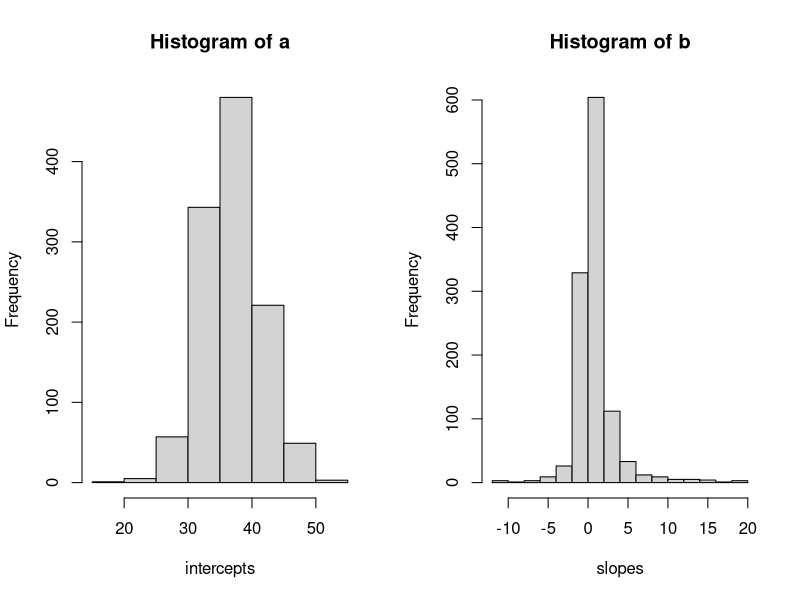
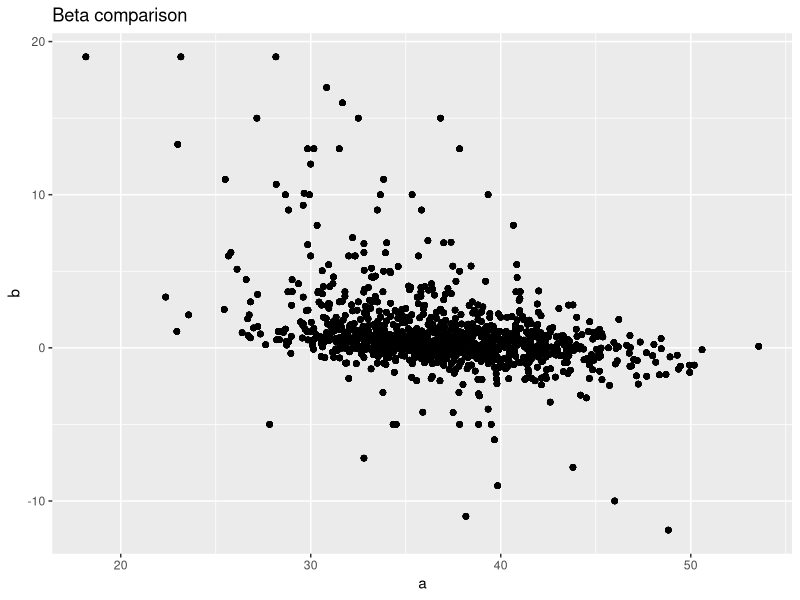
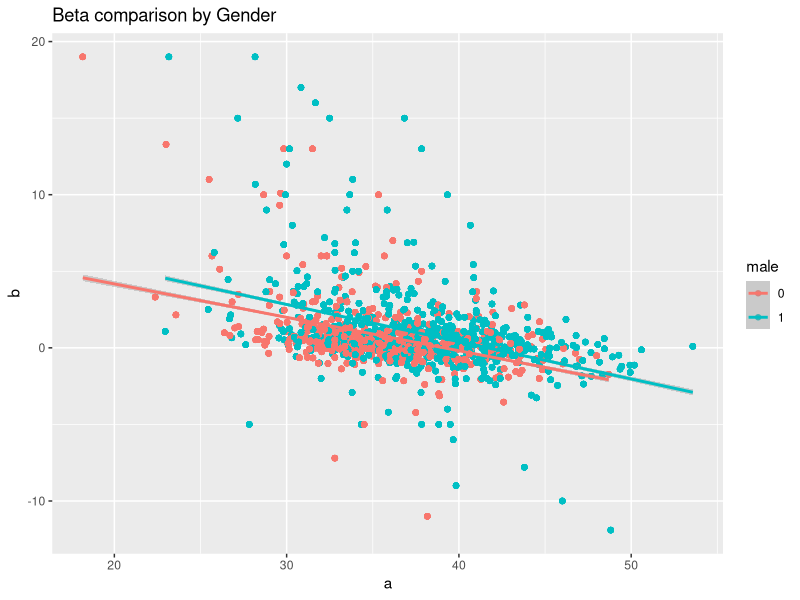
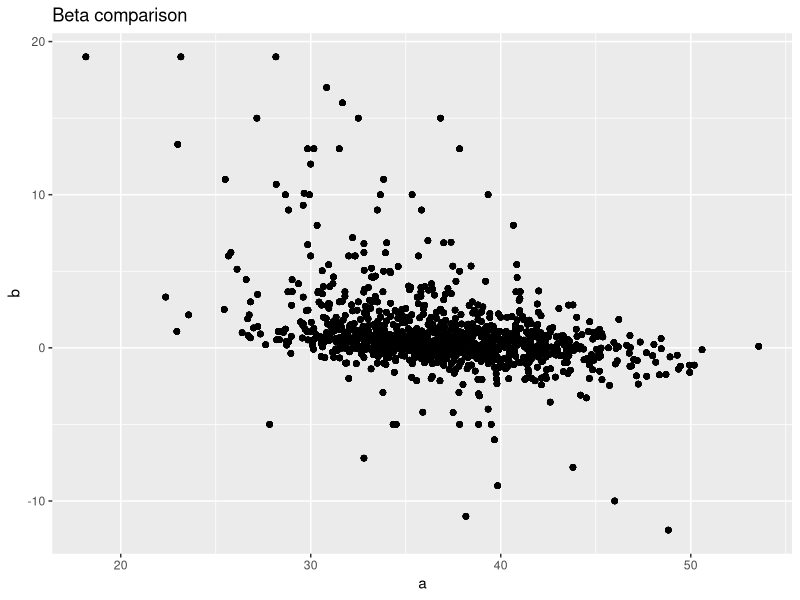
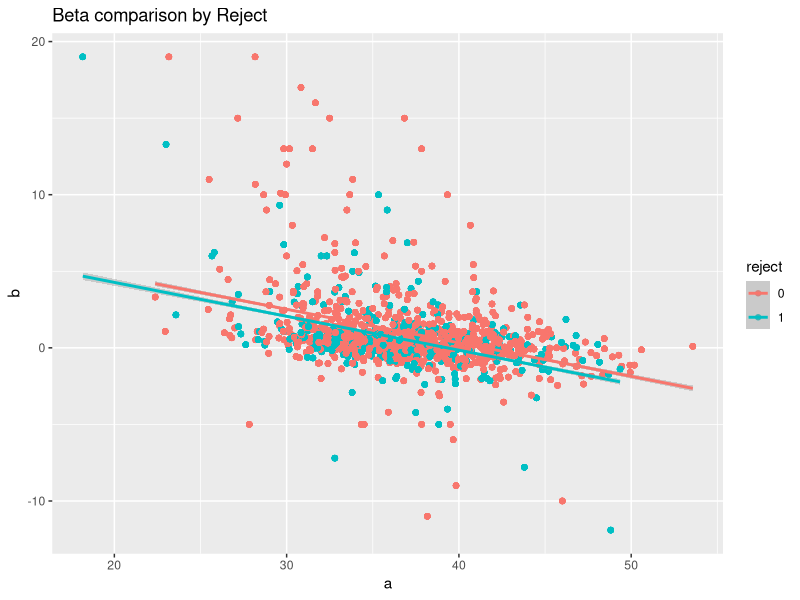
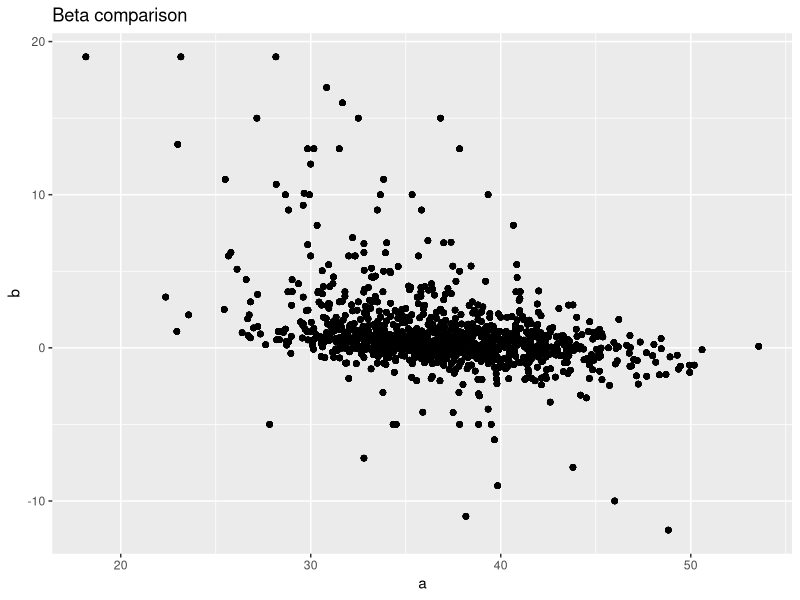
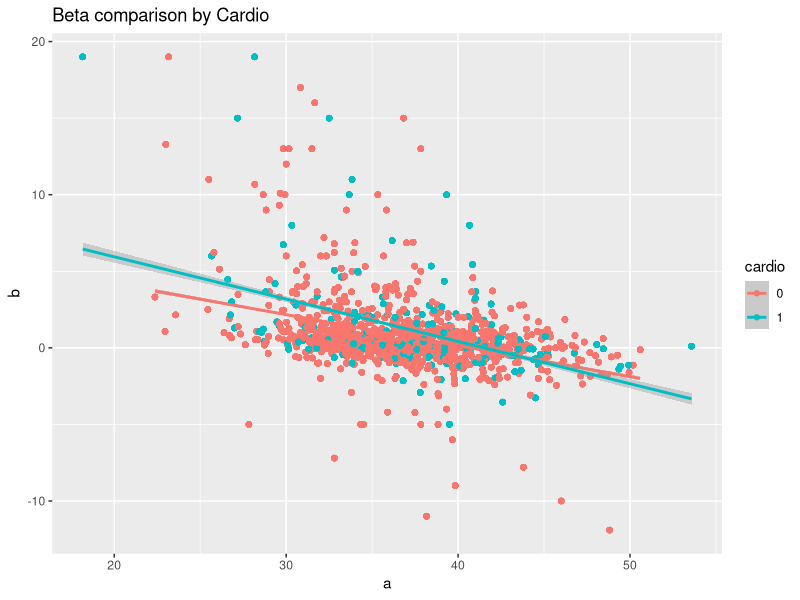

Recreate these plots in R, in order. (Note: this script raises an error after producing the figures.)
## ---- chunk 1
knitr::opts_chunk$set(echo = TRUE)
## ---- chunk 2
library(GGally)
library(data.table)
#library(Hmisc)
#library(mice)
library(lattice)
library(nlme)
library(reshape2)
library(MASS)
#library(mnormt)
library(lme4)
library(gridExtra)
library(knitr)
#library(kableExtra)
library(broom)
library(tidyverse)
## ---- chunk 3
library(readxl)
trenal <- read_excel("Trenal.XLS") # summary(trenal)
trenal= trenal[,-18] #remove a noninformative column const
# Continuous or discrete variables
trenal$id = as.factor(trenal$id)
trenal$j = as.factor(trenal$j)
#trenal$time = as.factor(trenal$time)
trenal$male = as.factor(trenal$male)
trenal$cardio = as.factor(trenal$cardio)
trenal$reject = as.factor(trenal$reject)
# Change the name of respons
colnames(trenal)[19] <- "Hc"
trenal.long = trenal[,13:20] # long table form

# Remove j
trenal.long = trenal.long[,-6]
trenal.long.unique <- trenal.long[match( unique(trenal.long$id), trenal.long$id),]
trenal.long.noNA <- na.omit(trenal.long)

# Wide table form
trenal.wide = as.data.frame(subset(trenal,trenal$j=="1"))[,1:18] # 1160 x 18
## ---- chunk 4
set.seed(1)
selected <- sample(1:length(unique(trenal.long.noNA$id)),30,replace=T) # random samples and permutations
#selected.vector = as.vector(selected)
data.selected = trenal.long.noNA[(trenal.long.noNA$id %in% c(selected)), ] 
## ---- chunk 5
trenal.grouped<-groupedData(Hc~time|id,trenal.long.noNA, inner = ~ male, labels=list(y="level of Haematocrit"),units=list(y="%"))
modlist1 <- lmList (Hc ~ time|id, trenal.grouped , na.action = na.pass)
a = coef(modlist1)[,1]
b = coef(modlist1)[,2]
plot.new()
par(mfrow=c(1,2))
hist(a,xlab="intercepts",ylab="Frequency",title="Histogram for intercepts")
hist(b,xlab="slopes",ylab="Frequency",title="Histogram for time slopes")

bbdd <- data.frame(id=as.numeric(attributes(modlist1)$names),
                 a=coef(modlist1)[,1],b=coef(modlist1)[,2])
bbdd <- merge(trenal.long, bbdd[,c("id","a", "b")], by.x = "id", all.x = T)

bbdd <- bbdd[order(bbdd[,1]),]
ggplot(bbdd, aes(x=a, y=b)) + geom_point() + ggtitle("Beta comparison")
(meanabymale<-tapply(bbdd$a,as.factor(bbdd$male),mean,na.rm=T))
(meanbbymale<-tapply(bbdd$b,as.factor(bbdd$male),mean,na.rm=T))
ggplot(bbdd, aes(x=a, y=b, color=male)) +
geom_point()+
  geom_smooth(method='lm', formula= y~x)+
ggtitle("Beta comparison by Gender")

## ---- chunk 6
### Fit a model for the intercept

fita.agemalecardio<-lm(a ~ age + male + cardio ,bbdd)
summary(fita.agemalecardio)
confint(fita.agemalecardio)

### Fit a model for the slope

fitb.agemalecardio<-lm(b~age + male + cardio ,bbdd)
summary(fitb.agemalecardio)
confint(fitb.agemalecardio)

## ---- chunk 7
trenal.grouped<-groupedData(Hc~time|id,trenal.long.noNA, inner = ~ reject, labels=list(y="level of Haematocrit"),units=list(y="%"))
modlist1 <- lmList (Hc ~ time|id, trenal.grouped , na.action = na.pass)
bbdd <- data.frame(id=as.numeric(attributes(modlist1)$names),
                 a=coef(modlist1)[,1],b=coef(modlist1)[,2])
bbdd <- merge(trenal.long, bbdd[,c("id","a", "b")], by.x = "id", all.x = T)

bbdd <- bbdd[order(bbdd[,1]),]
ggplot(bbdd, aes(x=a, y=b)) + geom_point() + ggtitle("Beta comparison")
(meanabymale<-tapply(bbdd$a,as.factor(bbdd$reject),mean,na.rm=T))
(meanbbymale<-tapply(bbdd$b,as.factor(bbdd$reject),mean,na.rm=T))
ggplot(bbdd, aes(x=a, y=b, color=reject)) +
geom_point()+
  geom_smooth(method='lm', formula= y~x)+
ggtitle("Beta comparison by Reject")

## ---- chunk 8
trenal.grouped<-groupedData(Hc~time|id,trenal.long.noNA, inner = ~ cardio, labels=list(y="level of Haematocrit"),units=list(y="%"))
modlist1 <- lmList (Hc ~ time|id, trenal.grouped , na.action = na.pass)
bbdd <- data.frame(id=as.numeric(attributes(modlist1)$names),
                 a=coef(modlist1)[,1],b=coef(modlist1)[,2])
bbdd <- merge(trenal.long, bbdd[,c("id","a", "b")], by.x = "id", all.x = T)

bbdd <- bbdd[order(bbdd[,1]),]
ggplot(bbdd, aes(x=a, y=b)) + geom_point() + ggtitle("Beta comparison")
(meanabymale<-tapply(bbdd$a,as.factor(bbdd$cardio),mean,na.rm=T))
(meanbbymale<-tapply(bbdd$b,as.factor(bbdd$cardio),mean,na.rm=T))
ggplot(bbdd, aes(x=a, y=b, color=cardio)) +
geom_point()+
  geom_smooth(method='lm', formula= y~x)+
ggtitle("Beta comparison by Cardio")

## ---- chunk 9
regressions <- data.selected %>%
  group_by(id) %>%
  do(fit = lm(Hc ~ time,data=.))#,confintval = confint(fit))
  
sd_filter <- data.selected %>%
  group_by(id) %>%
  summarise(sds = sd(Hc))

regressions <- regressions %>% 
  right_join(sd_filter,by="id")%>%
  filter(!is.na(sds))

lm_info2 <- regressions %>%
  tidy(fit) %>%
  ungroup() %>%
  dplyr::select(id,terms,std.error) %>%
  spread(key = term, value = std.error)

regressions[[2]][[1]]$coefficients

lm_info1 <- regressions %>%
  tidy(fit)%>%
  ungroup() %>%
  dplyr::select(id,terms,estimate) %>%
  spread(key = term, value = estimate) %>%
  rename(rate = time,int = `(Intercept)`)

## ---- chunk 10
trenal.grouped<-groupedData(Hc~time|id,trenal.long.noNA, inner = ~ male+cardio+reject, labels=list(y="level of Haematocrit"),units=list(y="%"))
modlist1 <- lmList (Hc ~ time|id, trenal.grouped , na.action = na.pass)
a = coef(modlist1)[,1]
b = coef(modlist1)[,2]
plot.new()
par(mfrow=c(1,2))
hist(a,xlab="intercepts",ylab="Frequency",title="Histogram for intercepts")
hist(b,xlab="slopes",ylab="Frequency",title="Histogram for time slopes")
bbdd <- data.frame(id=as.numeric(attributes(modlist1)$names),
                 a=coef(modlist1)[,1],b=coef(modlist1)[,2])
bbdd <- merge(trenal.long, bbdd[,c("id","a", "b")], by.x = "id", all.x = T)

bbdd <- bbdd[order(bbdd[,1]),]
ggplot(bbdd, aes(x=a, y=b)) + geom_point() + ggtitle("Beta comparison")
(meanabymale<-tapply(bbdd$a,as.factor(bbdd$male),mean,na.rm=T))
(meanbbymale<-tapply(bbdd$b,as.factor(bbdd$male),mean,na.rm=T))
ggplot(bbdd, aes(x=a, y=b, color=male)) +
geom_point()+
  geom_smooth(method='lm', formula= y~x)+
ggtitle("Beta comparison by Gender")

## ---- chunk 11
### Fit a model for the intercept
fita<-lm(a~ age +male + cardio ,bbdd)
summary(fita)
confint(fita)

### Fit a model for the slope

fitb<-lm(b~age + male + cardio ,bbdd)
summary(fitb)
confint(fitb)

